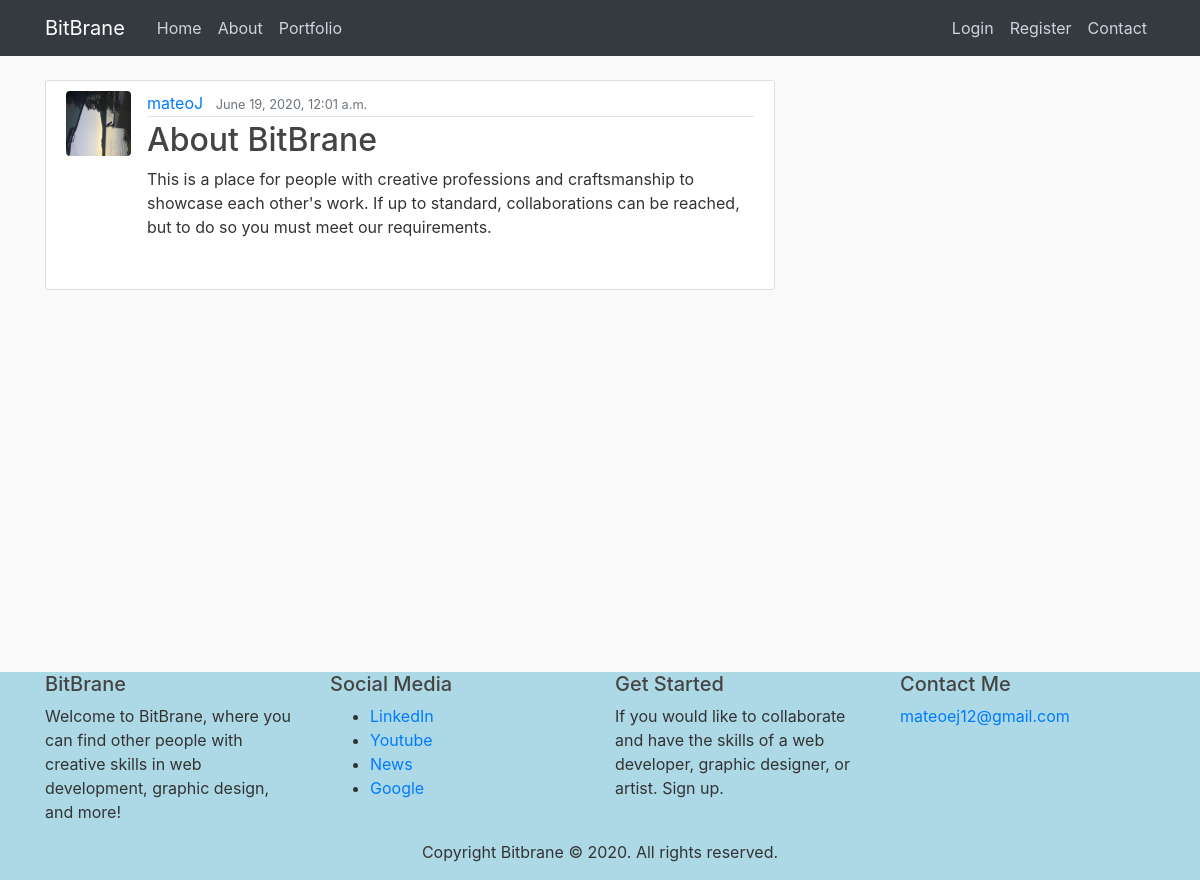
Screenshot of /post/15/ with the database file from the repository.
### blog/models.py (models this page shows, shortened)
class Post(models.Model):
    title = models.CharField(max_length=100)
    content = models.TextField()
    date_posted = models.DateTimeField(default=timezone.now)
    author = models.ForeignKey(User, on_delete=models.CASCADE)

### users/models.py (models this page shows, shortened)
class Profile(models.Model):
    user = models.OneToOneField(User, on_delete=models.CASCADE)
    image = models.ImageField(default='default.jpg', upload_to='profile_pics')

### blog/views.py (the view)
# urls.py: path('post/<int:pk>/', PostDetailView.as_view(), name='post-detail'),
class PostDetailView(DetailView):
    model = Post

### blog/templates/blog/post_detail.html (shortened to what this page needs)
{% extends "blog/base.html"%}
{% block content %}
<article class="media content-section">
    <img class="rounded article-img" src="{{object.author.profile.image.url}}">
    <div class="media-body">
        <div class="article-metadata">
            <a class="mr-2" href="{% url 'user-posts' object.author.username %}">{{ object.author }}</a>
            <small class="text-muted">{{ object.date_posted}}</small>
        </div>
        <h2 class="article-title">{{object.title}}</h2>
        <p class="article-content">{{ object.content }}
        </p>
    </div>
</article>
{% endblock content %}

### blog/static/blog/main.css (style rules this page uses)
body { background: #fafafa; color: #333333; margin-top: 5rem; }
h1, h2, h3, h4, h5, h6 { color: #444444; }
.content-section { background: #ffffff; padding: 10px 20px; border: 1px solid #dddddd; border-radius: 3px; margin-bottom: 20px; }
.article-title { color: #444444; }
.article-content { white-space: pre-line; }
.article-img { height: 65px; width: 65px; margin-right: 16px; }
.article-metadata { padding-bottom: 1px; margin-bottom: 4px; border-bottom: 1px solid #e3e3e3 }
* { box-sizing: border-box; }
*:before, *:after { box-sizing: border-box; }
html, body { height: 100%; position: relative; }

### rows the page displays
Post: author.profile.image (placeholder picture), author "mateoJ", date_posted "June 19, 2020, 12:01 a.m.", title "About BitBrane", content "This is a place for people with creative professions and craftsmanship to showcase each other's work. If up to standard, collaborations can be reached, but to do so you must meet our requirements."
